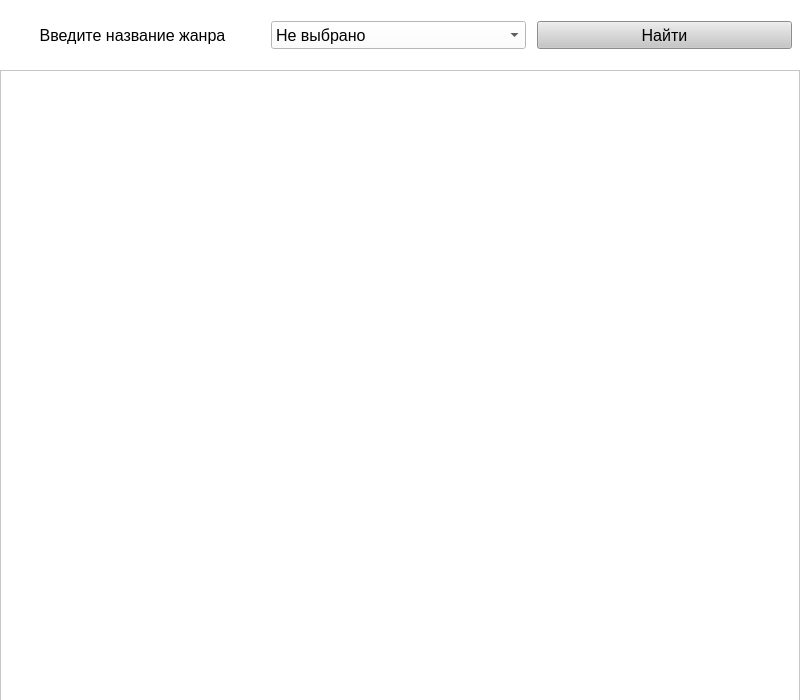
<?xml version="1.0" encoding="UTF-8"?>
<ui version="4.0">
 <class>MainWindow</class>
 <widget class="QMainWindow" name="MainWindow">
  <property name="geometry">
   <rect>
    <x>0</x>
    <y>0</y>
    <width>800</width>
    <height>700</height>
   </rect>
  </property>
  <property name="minimumSize">
   <size>
    <width>800</width>
    <height>700</height>
   </size>
  </property>
  <property name="maximumSize">
   <size>
    <width>800</width>
    <height>700</height>
   </size>
  </property>
  <property name="windowTitle">
   <string>Genres</string>
  </property>
  <property name="styleSheet">
   <string notr="true">background-color: rgb(255, 255, 255);</string>
  </property>
  <widget class="QWidget" name="centralwidget">
   <widget class="QWidget" name="horizontalWidget" native="true">
    <property name="geometry">
     <rect>
      <x>0</x>
      <y>10</y>
      <width>800</width>
      <height>50</height>
     </rect>
    </property>
    <property name="minimumSize">
     <size>
      <width>800</width>
      <height>50</height>
     </size>
    </property>
    <property name="maximumSize">
     <size>
      <width>800</width>
      <height>50</height>
     </size>
    </property>
    <layout class="QHBoxLayout" name="horizontalLayout">
     <item>
      <widget class="QLabel" name="label">
       <property name="sizePolicy">
        <sizepolicy hsizetype="Expanding" vsizetype="Expanding">
         <horstretch>0</horstretch>
         <verstretch>0</verstretch>
        </sizepolicy>
       </property>
       <property name="minimumSize">
        <size>
         <width>255</width>
         <height>28</height>
        </size>
       </property>
       <property name="maximumSize">
        <size>
         <width>255</width>
         <height>28</height>
        </size>
       </property>
       <property name="font">
        <font>
         <family>System</family>
         <pointsize>12</pointsize>
         <stylestrategy>PreferAntialias</stylestrategy>
        </font>
       </property>
       <property name="text">
        <string>Введите название жанра</string>
       </property>
       <property name="alignment">
        <set>Qt::AlignCenter</set>
       </property>
      </widget>
     </item>
     <item>
      <widget class="QComboBox" name="comboBox">
       <property name="minimumSize">
        <size>
         <width>255</width>
         <height>28</height>
        </size>
       </property>
       <property name="maximumSize">
        <size>
         <width>255</width>
         <height>28</height>
        </size>
       </property>
       <property name="font">
        <font>
         <family>System</family>
         <pointsize>12</pointsize>
        </font>
       </property>
       <property name="styleSheet">
        <string notr="true">background-color: rgb(255, 255, 255);</string>
       </property>
       <property name="editable">
        <bool>false</bool>
       </property>
       <property name="currentText">
        <string>Не выбрано</string>
       </property>
       <item>
        <property name="text">
         <string>Не выбрано</string>
        </property>
       </item>
      </widget>
     </item>
     <item>
      <widget class="QPushButton" name="search">
       <property name="sizePolicy">
        <sizepolicy hsizetype="Expanding" vsizetype="Expanding">
         <horstretch>0</horstretch>
         <verstretch>0</verstretch>
        </sizepolicy>
       </property>
       <property name="minimumSize">
        <size>
         <width>255</width>
         <height>28</height>
        </size>
       </property>
       <property name="maximumSize">
        <size>
         <width>255</width>
         <height>28</height>
        </size>
       </property>
       <property name="font">
        <font>
         <family>System</family>
         <pointsize>12</pointsize>
        </font>
       </property>
       <property name="cursor">
        <cursorShape>PointingHandCursor</cursorShape>
       </property>
       <property name="styleSheet">
        <string notr="true">background-color: rgb(198, 198, 198);</string>
       </property>
       <property name="text">
        <string>Найти</string>
       </property>
      </widget>
     </item>
    </layout>
   </widget>
   <widget class="QTableWidget" name="table">
    <property name="geometry">
     <rect>
      <x>0</x>
      <y>70</y>
      <width>800</width>
      <height>631</height>
     </rect>
    </property>
    <property name="sizePolicy">
     <sizepolicy hsizetype="Fixed" vsizetype="Expanding">
      <horstretch>0</horstretch>
      <verstretch>0</verstretch>
     </sizepolicy>
    </property>
    <property name="minimumSize">
     <size>
      <width>800</width>
      <height>500</height>
     </size>
    </property>
    <property name="maximumSize">
     <size>
      <width>800</width>
      <height>800</height>
     </size>
    </property>
    <property name="font">
     <font>
      <family>System</family>
      <stylestrategy>PreferAntialias</stylestrategy>
     </font>
    </property>
   </widget>
  </widget>
 </widget>
 <resources/>
 <connections/>
</ui>
